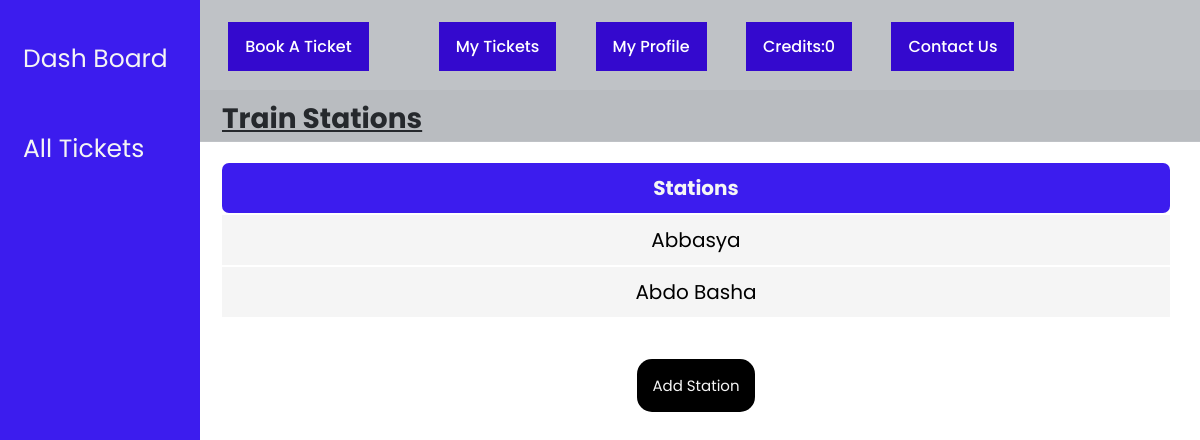
Screenshot of /train-stations.php (signed in) with the database file from the repository.
### tables this page shows
CREATE TABLE `users` (
  `id` int(10) NOT NULL,
  `user_name` varchar(200) NOT NULL,
  `user_email` varchar(200) NOT NULL,
  `user_password` varchar(200) NOT NULL,
  `user_phone` int(12) NOT NULL,
  `user_type` varchar(10) NOT NULL,
  `profile_picture` varchar(255) NOT NULL DEFAULT 'default-pp.jpg',
  `hasTicket` int(1) NOT NULL,
  `user_balance` int(255) NOT NULL
);

CREATE TABLE `stations` (
  `stations` varchar(200) NOT NULL,
  `station_id` int(255) NOT NULL
);

### train-stations.php (the view, shortened to what this page needs)
<!DOCTYPE html>
<html lang="en">
<?php require_once './database/dbConnection.php'; ?>
<head>
    <link rel="stylesheet" href="CSS/admin-panel.css">
</head>
<?php session_start();
    include 'navbar.php';?>
<body>
    <div class="sidenav">
        <a href="admin-panel.php">Dash Board</a>
        <a href="all-tickets.php">All Tickets</a>
    </div>
    <div class="body2">
        <div class="title">
            <p> <b>Train Stations</b></p>
        </div>
        <div class="users-table">
            <table>
                <thead>
                    <tr>
                        <th colspan="2">Stations</th>
                    </tr>
                </thead>
                <?php
                         $sql = 'SELECT stations FROM stations ';
                         $result= mysqli_query($conn,$sql);
                         while ($row= mysqli_fetch_assoc($result)){
                         ?>
                                         <tbody>
                                             <tr class="grey-tr">
                                                 <td><?php echo $row['stations'] ?></td>
                                             </tr>
                                         </tbody>
                                         <?php
                         }
                         ?>
                                     </table>
                                 </div>
        <div class="centering">
        <div class="button-to-add-station">
            <button id="add-station-button" onclick="openForm()">Add Station</button>
        </div>
    </div>
    </div>
</body>
</html>

### navbar.php (shortened to what this page needs)
<?php
require_once './database/dbConnection.php';
?>
<html>
<head>
  <link rel="stylesheet" href="css/navbar.css" />
  <link rel="stylesheet" href="css/index.css" />
</head>
  <nav>
    <ul id="menu">
      <?php
      if (isset($_SESSION['user_id'])):
        $id=$_SESSION['user_id'];
        $sql="SELECT user_balance FROM users where id ='$id'";
        $result=mysqli_query($conn,$sql);
        $row=mysqli_fetch_array($result)
    ?>
      <li> <a href="index.php">Home</li></a>
      <li><a href="book-a-ticket.php">Book A Ticket</a><li>
        <li> <a href="train-ticket.php">My Tickets</li></a>
        <li> <a href="profile.php">My Profile</li></a>
        <li><a href="index.php">Credits:<?php echo $row[0] ?></li></a>
        <li><a href="cu.php">Contact us</a></li>
      <li> <a href="logout.php">Logout</li></a>
      <?php endif;?>
    </ul>
  </nav>
</html>

### css/admin-panel.css (style rules this page uses)
body { font-family: 'Poppins', sans-serif; }
.sidenav { height: 100%; width: 200px; position: fixed; z-index: 1; top: 0; left: 0px; background-color: rgb(60, 28, 238); overflow-x: hidden; padding-top: 34px; }
.sidenav a { padding: 6px 6px 6px 23px; text-decoration: none; margin-bottom: 40px; font-size: 25px; color: whitesmoke; display: block; }
.body2 { margin-left: 192px; }
.title { margin-top: 90px; font-size: 28px; text-decoration: underline; text-underline-offset: 2px; background-color: whitesmoke; padding: 8px 30px 1px; }
.users-table { text-align: center; margin: 20px 28px; font-size: 20px; }
table { width: 100%; }
th { color: whitesmoke; background-color: rgb(60, 28, 238); border: 0px #111 solid; border-radius: 7px; }
th, td { padding: 10px; }
.grey-tr { background-color: rgb(245, 245, 245); border: 4px rgb(60, 28, 238) solid; }
.button-to-add-station, .button-to-delete-station { text-align: center; display: inline-block; }
#add-station-button { margin-top: 20px; border-radius: 15px; color: whitesmoke; background-color: black; border: 0px black solid; border-color: unset; font-size: 15px; padding: 15px; }
.centering { text-align: center; }

### css/navbar.css (style rules this page uses)
* { font-family: 'Poppins', sans-serif; margin: 0; padding: 0; outline: none; border: none; text-decoration: none; text-transform: capitalize; transition: .2s linear; }
nav { display: flex; justify-content: space-between; align-items: center; padding: 22px 6%; position: absolute; top: 0; left: 0; width: 100%; z-index: 1; background-color: rgba(95, 103, 113, 0.4); }
nav ul li:last-child { padding: 0; }
nav ul li a { display: block; }
nav ul li { display: inline-block; margin-left: 35px; color: white; text-transform: uppercase; font-weight: 500; transition: 0.3s; cursor: pointer; }
nav ul li a { color: white; text-decoration: none; background-color: var(--main-text-color); padding: 12px 17px; transition: 0.3s; }

### css/index.css (style rules this page uses)
:root { --main-text-color: #3409ce; }
* { font-family: "Poppins", sans-serif; margin: 0; padding: 0; box-sizing: border-box; list-style: none; }

### rows the page displays
users: user_balance "0"
stations: stations "Abbasya"
stations: stations "Abdo Basha"
